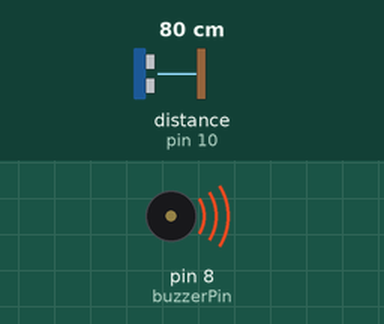
Simulated run of this sketch. Board: Arduino Uno, built with avr-gcc and run on an emulated ATmega328P. On the bench: buzzer (waves = sounding). Wiring (inferred from the names in the program): ultrasonic range finder: trigger pin 9; echo pin 10. The inputs (shaded band) are chosen by the test bench; at power-on: distance to the obstacle (sensor on pin 10) 80 cm. The echo pulse lasts 58.3 µs per cm.

Above: at 1.27 s.
1.3 s: distance to the obstacle (sensor on pin 10) set to 23 cm
At 1.65 s:
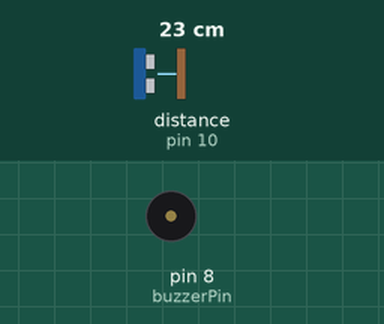
4.3 s: distance to the obstacle (sensor on pin 10) set to 19 cm
At 5.5 s:
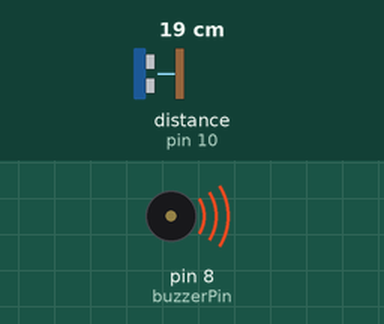
5.8 s: distance to the obstacle (sensor on pin 10) set to 35 cm
At 6.0 s:
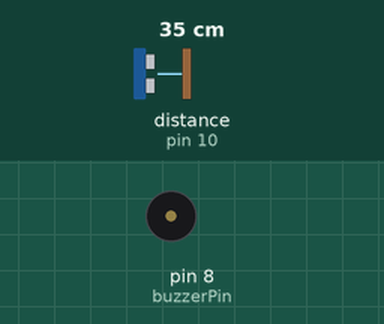
8.8 s: distance to the obstacle (sensor on pin 10) set to 2 cm
At 10.1 s:
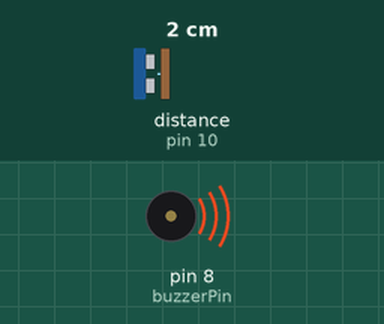
Timing chart, 0 to 11.4 s (numbered marks = the images above; inputs shaded):
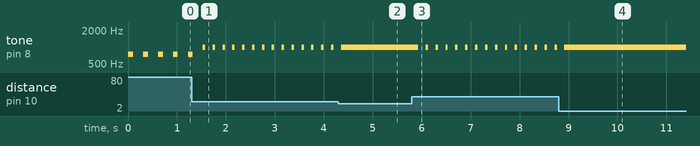

The sketch:

Park_Sensoru.ino
```cpp
const int trigPin = 9;
const int echoPin = 10;
const int buzzerPin = 8;

void setup() {

  pinMode(trigPin, OUTPUT);
  pinMode(echoPin, INPUT);
  pinMode(buzzerPin, OUTPUT);

}

void loop() {
  digitalWrite(trigPin, LOW);
  delayMicroseconds(2);
  digitalWrite(trigPin, HIGH);
  delayMicroseconds(10);
  digitalWrite(trigPin, LOW);
  long duration = pulseIn(echoPin, HIGH);
  float distance = duration * 0.034 / 2;

  if (distance < 20) {
      tone(buzzerPin, 1000);
  }
  else if (distance < 50) {
      tone(buzzerPin, 1000);
      delay(50);
      noTone(buzzerPin);
      delay(50);
  }
  else if (distance < 100) {
      tone(buzzerPin, 750);
      delay(100);
      noTone(buzzerPin);
      delay(100);
  }else if (distance < 200) {
      tone(buzzerPin, 500);
      delay(300);
      noTone(buzzerPin);
      delay(300);
  }
  else {
    noTone(buzzerPin);
  }

  delay(100);
}
```

Measured:
- the behaviour switches between 21 and 20 cm on distance to the obstacle (sensor on pin 10) (found by bisection; images 1 and 2)
- after the input at 1.3 s, tone on pin 8 (buzzerPin): alternates 1000 Hz for 0.05 s and silent for 0.15 s, starting after 0.23 s
- after the input at 4.3 s, tone on pin 8 (buzzerPin): goes on until 4.4 s, then stays 1000 Hz
- after the input at 5.8 s, tone on pin 8 (buzzerPin): alternates 1000 Hz for 0.05 s and silent for 0.15 s, starting after 0.13 s
- after the input at 8.8 s, tone on pin 8 (buzzerPin): goes on until 8.9 s, then stays 1000 Hz
- by itself, tone on pin 8 (buzzerPin): alternates 750 Hz for 0.10 s and silent for 0.21 s
